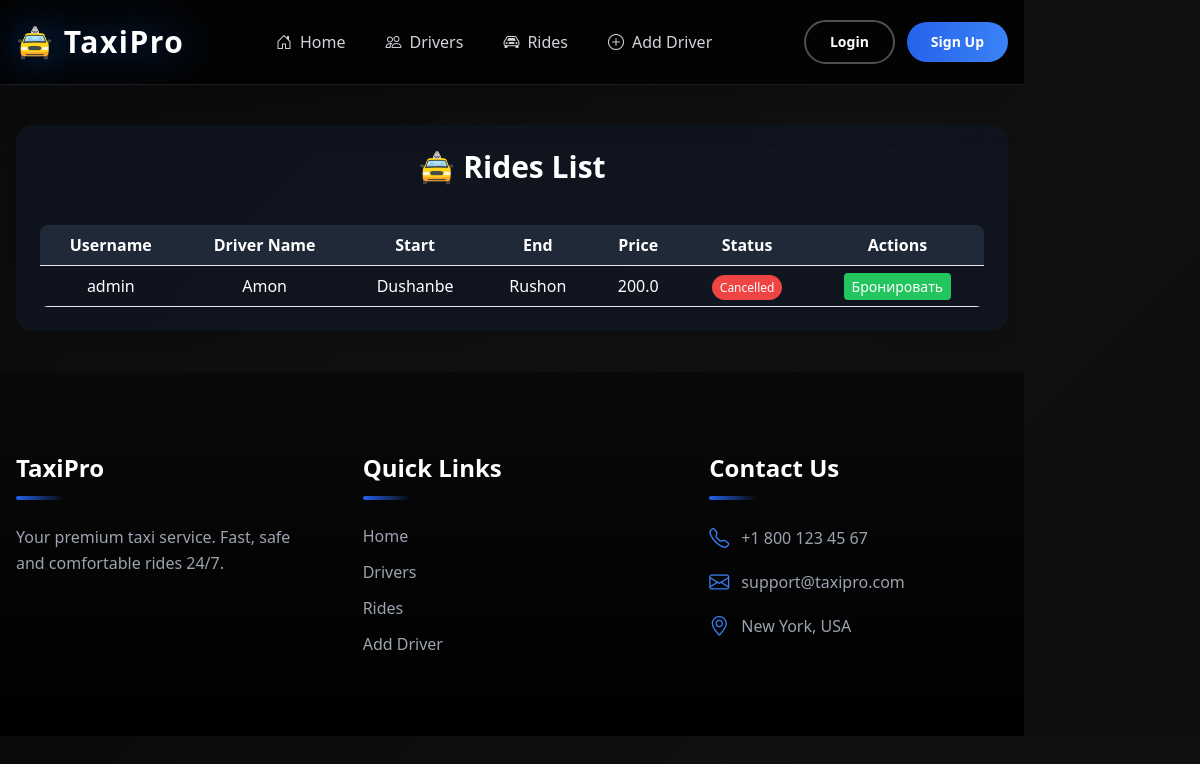
Before: /rides/ with the older database file.
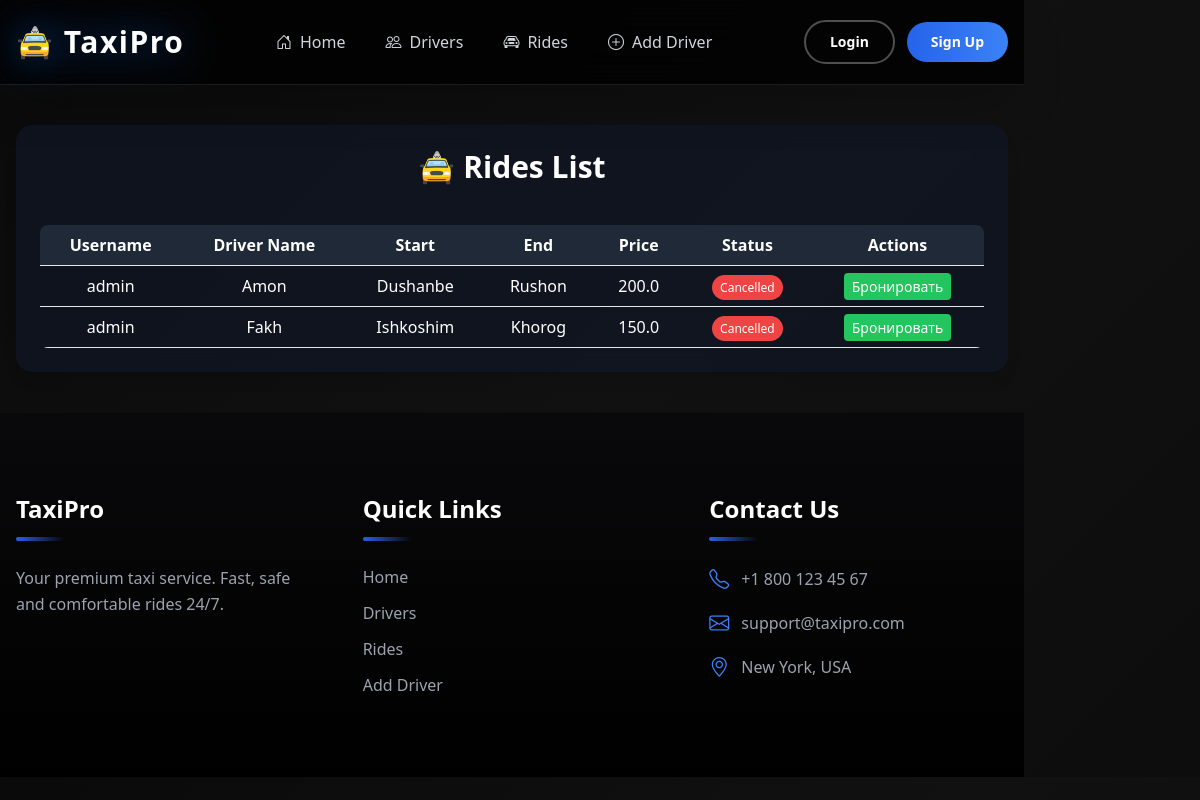
After: the same page with the newer database file.
### rides/models.py (models this page shows, shortened)
class Rides(models.Model):
    user = models.ForeignKey(User, on_delete=models.CASCADE)
    driver = models.ForeignKey(Drivers, on_delete=models.CASCADE)
    start_location = models.CharField(max_length=255)
    end_location = models.CharField(max_length=255)
    distance_km = models.FloatField()
    price = models.FloatField()
    status = models.CharField(
        max_length=20,
        choices=[('in process', 'In Process'), ('completed', 'Completed'), ('cancelled', 'Cancelled')],
        default='in process'
    )
    seat_number = models.PositiveSmallIntegerField(default=1)  # 1, 2, 3, 4
    created_at = models.DateTimeField(auto_now_add=True)

### accounts/models.py (models this page shows)
class CustomUser(AbstractUser):
    pass

### drivers/models.py (models this page shows, shortened)
class Drivers(models.Model):
    image = models.ImageField(upload_to='driver_images/', null=True, blank=True)
    name = models.CharField(max_length=100)
    phone_number = models.CharField(max_length=15)
    car_model = models.CharField(max_length=100)
    car_number = models.CharField(max_length=20)
    car_photo = models.ImageField(upload_to='car_images/', null=True, blank=True)
    rating = models.FloatField(default=5.0)
    status = models.BooleanField(default=True)
    created_at = models.DateTimeField(auto_now=True)

### rides/views.py (the view)
# urls.py: path("", ride_list, name="ride_list"),
def ride_list(request):
    rides = Rides.objects.all()
    start = request.GET.get('start_location')
    end = request.GET.get('end_location')
    status = request.GET.get('status')
    if start:
        rides = rides.filter(start_location__icontains=start)
    if end:
        rides = rides.filter(end_location__icontains=end)
    if status in ['Waiting for passangers', 'completed', 'canceled']:
        rides = rides.filter(status=status)
    return render(request, "rides/rides_list.html", {"rides": rides})

### templates/rides/rides_list.html (shortened to what this page needs)
{% extends "base.html" %}
{% block main %}
<div class="container mx-auto py-10 px-4">
    <div class="max-w-6xl mx-auto bg-gray-900 bg-opacity-70 backdrop-blur-md rounded-2xl shadow-lg p-6 animate__animated animate__fadeInUp">
        <h2 class="text-3xl font-bold mb-6 text-center text-white">🚖 Rides List</h2>
        <div class="overflow-x-auto rounded-lg">
            <table class="min-w-full text-white">
                <thead class="bg-gray-800">
                    <tr>
                        <th class="py-2 px-4 border-b">Username</th>
                        <th class="py-2 px-4 border-b">Driver Name</th>
                        <th class="py-2 px-4 border-b">Start</th>
                        <th class="py-2 px-4 border-b">End</th>
                        <th class="py-2 px-4 border-b">Price</th>
                        <th class="py-2 px-4 border-b">Status</th>
                        <th class="py-2 px-4 border-b">Actions</th>
                    </tr>
                </thead>
                <tbody>
                    {% for ride in rides %}
                    <tr class="text-center hover:bg-gray-700 transition-colors duration-200">
                        <td class="py-2 px-4 border-b">{{ ride.user.username }}</td>
                        <td class="py-2 px-4 border-b">{{ ride.driver.name }}</td>
                        <td class="py-2 px-4 border-b">{{ ride.start_location }}</td>
                        <td class="py-2 px-4 border-b">{{ ride.end_location }}</td>
                        <td class="py-2 px-4 border-b">{{ ride.price }}</td>
                        <td class="py-2 px-4 border-b">
                            {% if ride.status == 'completed' %}
                                <span class="px-2 py-1 bg-green-500 text-white rounded-full text-xs">Completed</span>
                            {% elif ride.status == 'in process' %}
                                <span class="px-2 py-1 bg-yellow-500 text-white rounded-full text-xs">Waiting for passengers</span>
                            {% else %}
                                <span class="px-2 py-1 bg-red-500 text-white rounded-full text-xs">Cancelled</span>
                            {% endif %}
                        </td>
                        <td class="py-2 px-4 border-b space-x-2">
                            {% if request.user.is_authenticated %}
                                <a href="{% url 'ride_detail' ride.id %}" class="bg-teal-500 hover:bg-teal-600 text-white px-2 py-1 rounded text-sm">View</a>
                                <a href="{% url 'ride_update' ride.id %}" class="bg-yellow-500 hover:bg-yellow-600 text-white px-2 py-1 rounded text-sm">Edit</a>
                                <a href="{% url 'ride_delete' ride.id %}" class="bg-red-500 hover:bg-red-600 text-white px-2 py-1 rounded text-sm">Delete</a>
                            {% else %}
                                <a href="#" class="bg-green-500 hover:bg-green-600 text-white px-2 py-1 rounded text-sm">Бронировать</a>
                            {% endif %}
                        </td>
                    </tr>
                    {% empty %}
                    <tr>
                        <td colspan="7" class="text-center py-4 text-gray-300">No rides found.</td>
                    </tr>
                    {% endfor %}
                </tbody>
            </table>
        </div>
    </div>
</div>
{% endblock %}

Changed rows visible on the page:
added Rides: user.username "admin", driver.name "Fakh", start_location "Ishkoshim", end_location "Khorog", price "150.0", status "Cancelled"
